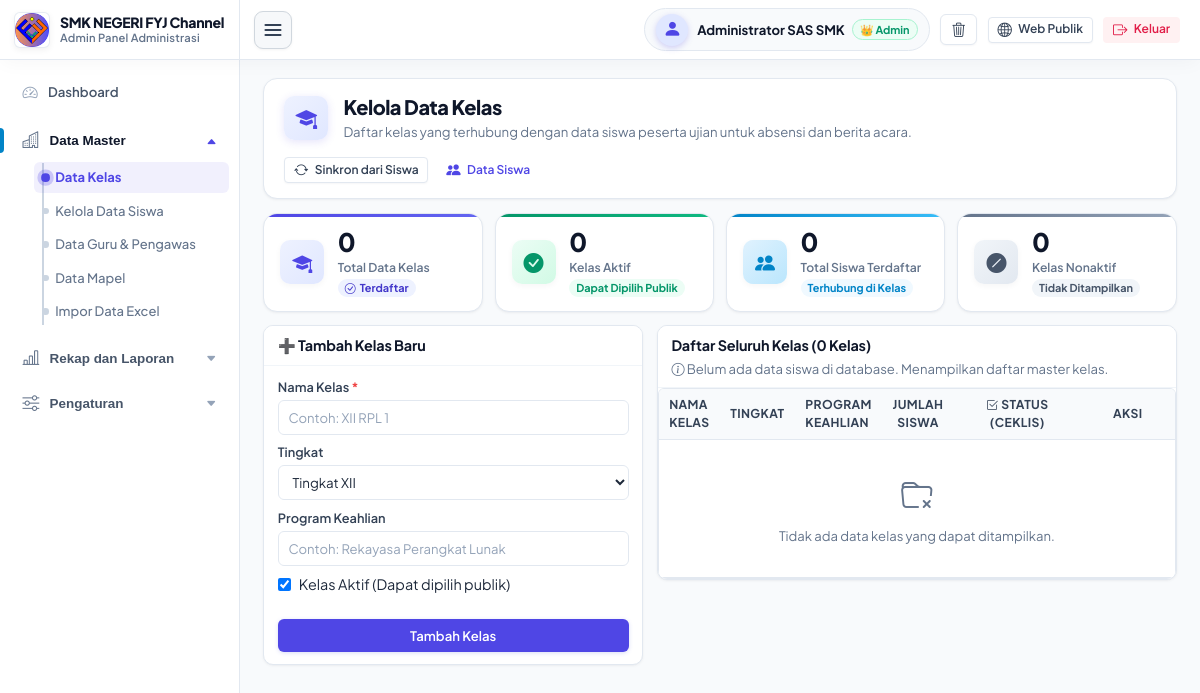
/admin/kelas.php (signed in), run on an earlier commit of the app's database.
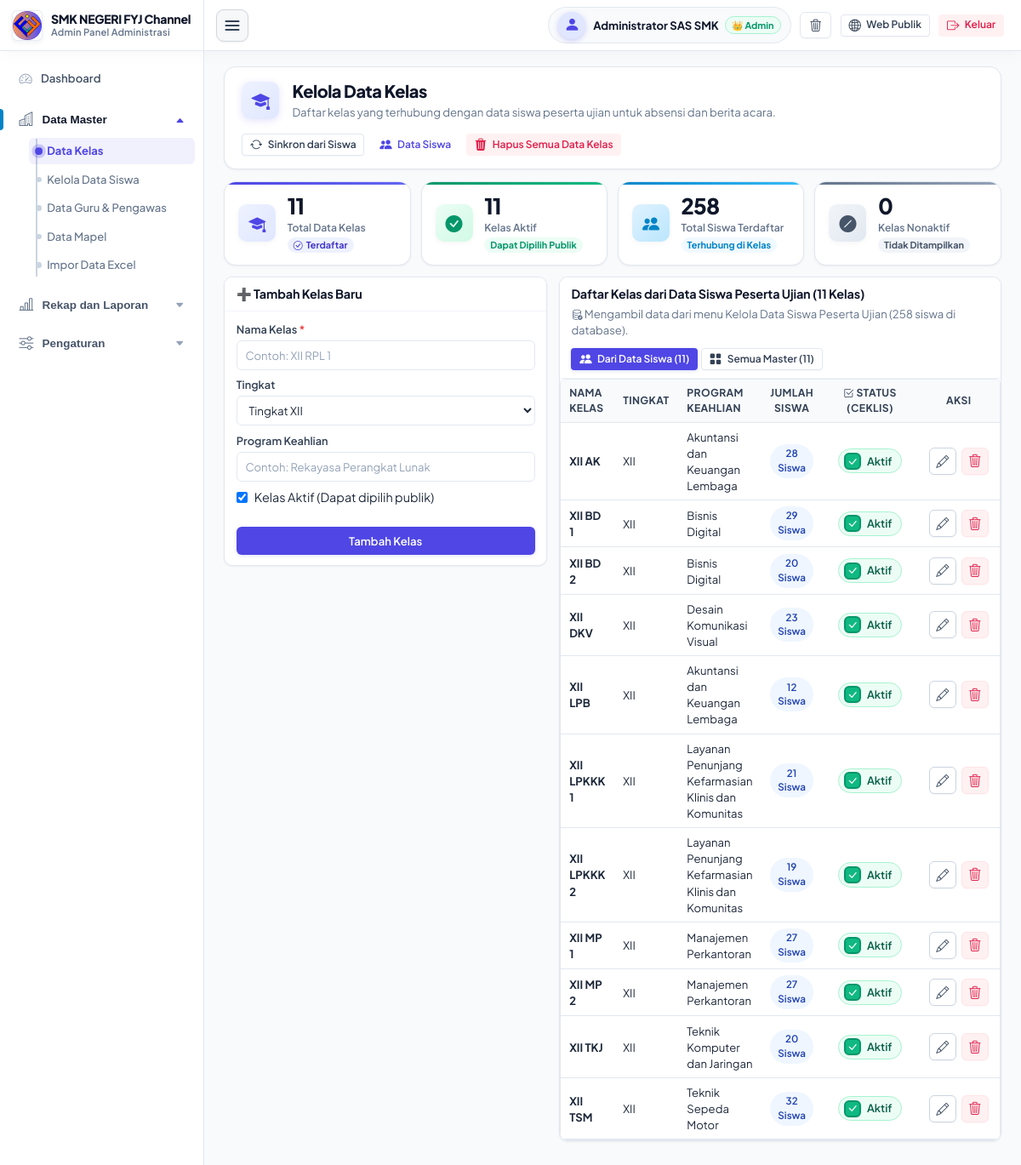
And on a later commit of the database.
### tables this page shows
CREATE TABLE kelas (
    id INTEGER PRIMARY KEY AUTOINCREMENT,
    nama_kelas VARCHAR(50) NOT NULL,
    tingkat VARCHAR(10) DEFAULT 'XII',
    program_keahlian VARCHAR(100) DEFAULT '',
    aktif INTEGER DEFAULT 1,
    created_at DATETIME,
    updated_at DATETIME
);

### config/database.php (called while the page is built, shortened)
<?php
function getDb(): PDO {
    static $pdo = null;
    if ($pdo !== null) {
        return $pdo;
    }
    if (DB_TYPE === 'sqlite') {
        $dsn = 'sqlite:' . DB_SQLITE_PATH;
        $pdo = new PDO($dsn, null, null, [
            PDO::ATTR_ERRMODE => PDO::ERRMODE_EXCEPTION,
            PDO::ATTR_DEFAULT_FETCH_MODE => PDO::FETCH_ASSOC,
        ]);
        $pdo->exec('PRAGMA foreign_keys = ON;');
        $pdo->exec('PRAGMA journal_mode = WAL;');
    }
    return $pdo;
}
function dbQuery(string $sql, array $params = []): PDOStatement {
    $db = getDb();
    $stmt = $db->prepare($sql);
    $stmt->execute($params);
    return $stmt;
}
function dbFetchAll(string $sql, array $params = []): array {
    $stmt = dbQuery($sql, $params);
    return $stmt->fetchAll();
}

### admin/kelas.php (the view, shortened to what the rows shown need)
<?php
$totalSiswaGlobal = (int)dbValue("SELECT COUNT(*) FROM siswa");
$viewSource = $_GET['source'] ?? ($totalSiswaGlobal > 0 ? 'siswa' : 'all');
if ($totalSiswaGlobal > 0 && $viewSource === 'siswa') {
    $classes = dbFetchAll("
        SELECT
            k.id,
            k.nama_kelas,
            k.tingkat,
            k.program_keahlian,
            k.aktif,
            COUNT(s.id) as total_siswa,
            SUM(CASE WHEN s.aktif = 1 THEN 1 ELSE 0 END) as total_siswa_aktif
        FROM kelas k
        INNER JOIN siswa s ON s.class_id = k.id
        GROUP BY k.id, k.nama_kelas, k.tingkat, k.program_keahlian, k.aktif
        ORDER BY k.tingkat DESC, k.nama_kelas ASC
    ");
} else {
    $classes = dbFetchAll("
        SELECT
            k.*,
            (SELECT COUNT(*) FROM siswa s WHERE s.class_id = k.id) as total_siswa,
            (SELECT COUNT(*) FROM siswa s WHERE s.class_id = k.id AND s.aktif = 1) as total_siswa_aktif
        FROM kelas k
        ORDER BY k.tingkat DESC, k.nama_kelas ASC
    ");
}
require_once __DIR__ . '/layout_header.php';
?>
<div class="page-header-card">
    <div class="page-header-content">
        <div>
            <h1 class="page-header-title">Kelola Data Kelas</h1>
        </div>
    </div>
</div>
<div class="split-layout" style="height: auto;">
    <div style="flex: 1;">
        <div class="card">
            <div class="card-body" style="padding: 0;">
                <div class="table-responsive">
                    <table class="table">
                        <thead>
                            <tr>
                                <th>Nama Kelas</th>
                                <th>Tingkat</th>
                                <th>Program Keahlian</th>
                                <th style="text-align: center;">Jumlah Siswa</th>
                                <th style="text-align: center; width: 140px;"><i class="bi bi-check2-square"></i> Status (Ceklis)</th>
                                <th style="text-align: center; width: 105px;">AKSI</th>
                            </tr>
                        </thead>
                        <tbody>
                            <?php if (empty($classes)): ?>
                                <tr>
                                    <td colspan="6" style="text-align: center; padding: 2rem; color: var(--text-muted);">
                                        <i class="bi bi-folder-x" style="font-size: 2rem; display: block; margin-bottom: 0.5rem;"></i>
                                        Tidak ada data kelas yang dapat ditampilkan.
                                    </td>
                                </tr>
                            <?php else: ?>
                                <?php foreach ($classes as $c): ?>
                                    <tr>
                                        <td><strong><?= htmlspecialchars($c['nama_kelas']) ?></strong></td>
                                        <td><?= htmlspecialchars($c['tingkat']) ?></td>
                                        <td><?= htmlspecialchars($c['program_keahlian']) ?></td>
                                        <td style="text-align: center;">
                                            <a href="/admin/siswa.php?class_id=<?= $c['id'] ?>" class="badge badge-info" title="Lihat Siswa Kelas Ini di Menu Siswa">
                                                <?= (int)$c['total_siswa'] ?> Siswa
                                            </a>
                                        </td>
                                        <td style="text-align: center;">
                                            <label class="ceklis-status-pill <?= $c['aktif'] ? 'is-active' : 'is-inactive' ?>"
                                                   id="ceklis_box_kelas_<?= $c['id'] ?>"
                                                   title="Klik ceklis untuk mengubah status kelas ini">
                                                <span class="ceklis-box">
                                                    <i class="bi bi-check-lg ceklis-check-icon"></i>
                                                </span>
                                                <span class="ceklis-text" id="ceklis_text_kelas_<?= $c['id'] ?>">
                                                    <?= $c['aktif'] ? 'Aktif' : 'Nonaktif' ?>
                                                </span>
                                            </label>
                                        </td>
                                        <td style="text-align: center; white-space: nowrap;">
                                            <div class="action-btn-group">
                                                <a href="/admin/kelas.php?edit=<?= $c['id'] ?>" class="btn-icon-action btn-icon-edit" title="Edit Kelas">
                                                    <i class="bi bi-pencil"></i>
                                                </a>
                                                <form method="POST" action="/admin/kelas.php" style="display: inline; margin: 0;"
                                                      onsubmit="return confirm('Peringatan: Menghapus kelas akan menghapus seluruh data siswa di kelas ini. Lanjutkan?')">
                                                    <button type="submit" class="btn-icon-action btn-icon-delete" title="Hapus Kelas">
                                                        <i class="bi bi-trash3"></i>
                                                    </button>
                                                </form>
                                            </div>
                                        </td>
                                    </tr>
                                <?php endforeach; ?>
                            <?php endif; ?>
                        </tbody>
                    </table>
                </div>
            </div>
        </div>
    </div>
</div>
<?php require_once __DIR__ . '/layout_footer.php'; ?>

What changed in the data, as far as the page shows it:
added kelas: nama_kelas "XII AK", tingkat "XII", program_keahlian "Akuntansi dan Keuangan Lembaga", total_siswa "28", aktif "Aktif"
added kelas: nama_kelas "XII BD 1", tingkat "XII", program_keahlian "Bisnis Digital", total_siswa "29", aktif "Aktif"
added kelas: nama_kelas "XII BD 2", tingkat "XII", program_keahlian "Bisnis Digital", total_siswa "20", aktif "Aktif"
added kelas: nama_kelas "XII DKV", tingkat "XII", program_keahlian "Desain Komunikasi Visual", total_siswa "23", aktif "Aktif"
added kelas: nama_kelas "XII LPB", tingkat "XII", program_keahlian "Akuntansi dan Keuangan Lembaga", total_siswa "12", aktif "Aktif"
added kelas: nama_kelas "XII LPKKK 1", tingkat "XII", program_keahlian "Layanan Penunjang Kefarmasian Klinis dan Komunitas", total_siswa "21", aktif "Aktif"
added kelas: nama_kelas "XII LPKKK 2", tingkat "XII", program_keahlian "Layanan Penunjang Kefarmasian Klinis dan Komunitas", total_siswa "19", aktif "Aktif"
added kelas: nama_kelas "XII MP 1", tingkat "XII", program_keahlian "Manajemen Perkantoran", total_siswa "27", aktif "Aktif"
added kelas: nama_kelas "XII MP 2", tingkat "XII", program_keahlian "Manajemen Perkantoran", total_siswa "27", aktif "Aktif"
added kelas: nama_kelas "XII TKJ", tingkat "XII", program_keahlian "Teknik Komputer dan Jaringan", total_siswa "20", aktif "Aktif"
added kelas: nama_kelas "XII TSM", tingkat "XII", program_keahlian "Teknik Sepeda Motor", total_siswa "32", aktif "Aktif"
Also different on the page:
$totalClassesAll: "0" → "11"
$aktifClassesCount: "0" → "11"
$totalSiswaGlobal: "0" → "258"
count($classes): (not shown) → "11"
$totalSiswaGlobal: (not shown) → "258"
$totalClassesWithStudents: (not shown) → "11"
$totalClassesAll: (not shown) → "11"
count($classes): "0" → (not shown)
text no longer shown: "Daftar Seluruh Kelas ( Belum ada data siswa di database. Menampilkan daftar master kelas. Tidak ada data kelas yang dapat ditampilkan."
text now shown: "Hapus Semua Data Kelas Daftar Kelas dari Data Siswa Peserta Ujian ( Mengambil data dari menu Kelola Data Siswa Peserta Ujian ( siswa di database). Dari Data Siswa ( ) Semua Master ( )"
